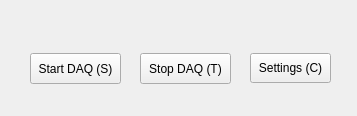
<?xml version="1.0" encoding="UTF-8"?>
<ui version="4.0">
    <class>MainWindow</class>
    <widget class="QMainWindow" name="MainWindow">
        <property name="geometry">
            <rect>
                <x>0</x>
                <y>0</y>
                <width>357</width>
                <height>116</height>
            </rect>
        </property>
        <property name="sizePolicy">
            <sizepolicy hsizetype="Preferred" vsizetype="Preferred">
                <horstretch>0</horstretch>
                <verstretch>0</verstretch>
            </sizepolicy>
        </property>
        <property name="windowTitle">
            <string>App-NI-DAQ</string>
        </property>
        <widget class="QWidget" name="centralwidget">
            <widget class="QPushButton" name="_startDaqBtn">
                <property name="geometry">
                    <rect>
                        <x>30</x>
                        <y>53</y>
                        <width>91</width>
                        <height>31</height>
                    </rect>
                </property>
                <property name="text">
                    <string>Start DAQ (S)</string>
                </property>
            </widget>
            <widget class="QPushButton" name="_stopDaqBtn">
                <property name="geometry">
                    <rect>
                        <x>140</x>
                        <y>53</y>
                        <width>91</width>
                        <height>31</height>
                    </rect>
                </property>
                <property name="text">
                    <string>Stop DAQ (T)</string>
                </property>
            </widget>
            <widget class="QLabel" name="_daqInfoLabel">
                <property name="geometry">
                    <rect>
                        <x>30</x>
                        <y>10</y>
                        <width>191</width>
                        <height>31</height>
                    </rect>
                </property>
                <property name="text">
                    <string />
                </property>
            </widget>
            <widget class="QPushButton" name="_showSettingsBtn">
                <property name="geometry">
                    <rect>
                        <x>250</x>
                        <y>53</y>
                        <width>81</width>
                        <height>30</height>
                    </rect>
                </property>
                <property name="text">
                    <string>Settings (C)</string>
                </property>
            </widget>
            <zorder>_stopDaqBtn</zorder>
            <zorder>_startDaqBtn</zorder>
            <zorder>_daqInfoLabel</zorder>
            <zorder>_showSettingsBtn</zorder>
        </widget>
        <widget class="QMenuBar" name="menubar">
            <property name="geometry">
                <rect>
                    <x>0</x>
                    <y>0</y>
                    <width>357</width>
                    <height>21</height>
                </rect>
            </property>
        </widget>
    </widget>
    <resources />
    <connections />
</ui>
